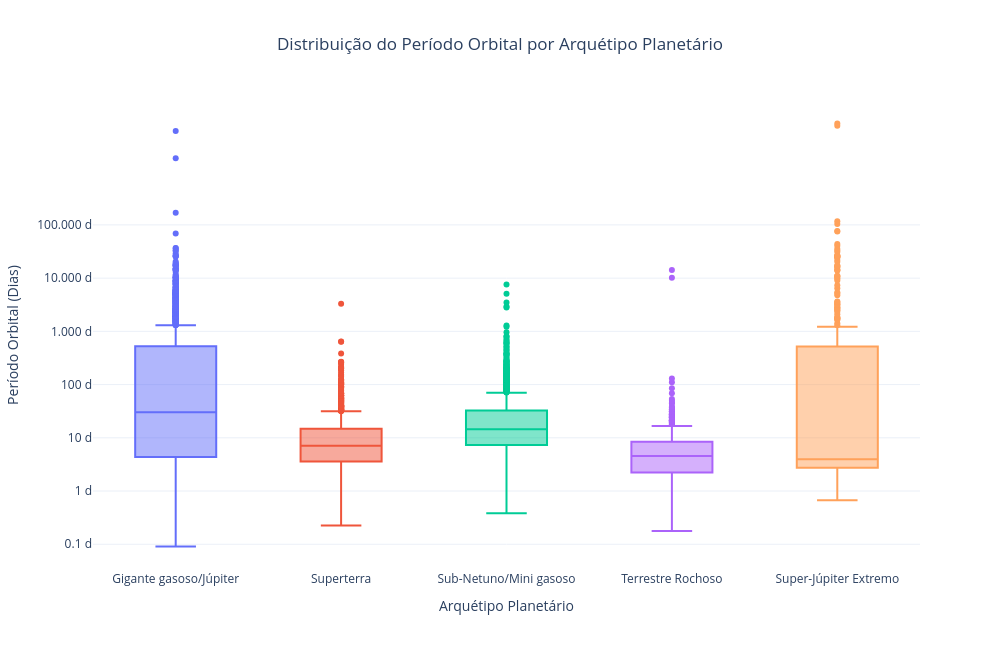

Write notebook code for a chart like this one.
### Markdown cell above
### Quanto Tempo Leva o Ano de Cada Planeta?

O período orbital é o tempo que o planeta leva para dar uma volta completa ao redor da sua estrela (o equivalente ao nosso ano).

Comparando os tipos de planetas:
- **Terrestres e Superterras:** Têm anos curtíssimos. A mediana fica em torno de 4 a 7 dias. Ou seja, em uma semana o planeta já completou um ano inteiro.
- **Sub-Netunos e Gigantes:** Ficam mais espalhados, levando de semanas até vários meses para completar uma volta.
- **Super-Júpiteres:** Mostram dois extremos. Temos desde planetas colados na estrela que orbitam em menos de 3 dias, até gigantes que levam milhares de dias (vários anos terrestres) para dar uma volta.

### Code cell
df_periodo = df.dropna(subset=['arquetipo_planetario', 'periodo_orbital'])
df_periodo = df_periodo[df_periodo['periodo_orbital'] > 0]

fig_periodo = px.box(
    df_periodo,
    x='arquetipo_planetario',
    y='periodo_orbital',
    color='arquetipo_planetario',
    hover_name='nome_planeta',
    log_y=True,
    title='Distribuição do Período Orbital por Arquétipo Planetário',
    labels={
        'arquetipo_planetario': 'Arquétipo Planetário',
        'periodo_orbital': 'Período Orbital (Dias)'
    },
    template='plotly_white'
)

fig_periodo.update_traces(marker=dict(size=6))

fig_periodo.update_yaxes(
    dtick=1,
    tickvals=[0.1, 1, 10, 100, 1000, 10000, 100000],
    ticktext=['0.1 d', '1 d', '10 d', '100 d', '1.000 d', '10.000 d', '100.000 d']
)

fig_periodo.update_layout(
    width=1000,
    height=650,
    title_x=0.5,
    showlegend=False
)

fig_periodo.show()

### Figure 1 — Plotly figure (JSON) as saved in the notebook; plotly's stock layout.template omitted (floating-point values rounded to 4 significant figures; data arrays with more than 128 entries replaced by an {"elided": "..."} marker saying what was removed)
{"data": [{"alignmentgroup": "True", "hovertemplate": "<b>%{hovertext}</b><br><br>Arquétipo Planetário=%{x}<br>Período Orbital (Dias)=%{y}<extra></extra>", "hovertext": {"elided": "1792 str values"}, "legendgroup": "Gigante gasoso/Júpiter", "marker": {"color": "#636efa", "size": 6}, "name": "Gigante gasoso/Júpiter", "notched": false, "offsetgroup": "Gigante gasoso/Júpiter", "orientation": "v", "showlegend": true, "type": "box", "x": {"elided": "1792 str values"}, "x0": " ", "xaxis": "x", "y": {"elided": "1792 float values"}, "y0": " ", "yaxis": "y"}, {"alignmentgroup": "True", "hovertemplate": "<b>%{hovertext}</b><br><br>Arquétipo Planetário=%{x}<br>Período Orbital (Dias)=%{y}<extra></extra>", "hovertext": {"elided": "1335 str values"}, "legendgroup": "Superterra", "marker": {"color": "#EF553B", "size": 6}, "name": "Superterra", "notched": false, "offsetgroup": "Superterra", "orientation": "v", "showlegend": true, "type": "box", "x": {"elided": "1335 str values"}, "x0": " ", "xaxis": "x", "y": {"elided": "1335 float values"}, "y0": " ", "yaxis": "y"}, {"alignmentgroup": "True", "hovertemplate": "<b>%{hovertext}</b><br><br>Arquétipo Planetário=%{x}<br>Período Orbital (Dias)=%{y}<extra></extra>", "hovertext": {"elided": "2066 str values"}, "legendgroup": "Sub-Netuno/Mini gasoso", "marker": {"color": "#00cc96", "size": 6}, "name": "Sub-Netuno/Mini gasoso", "notched": false, "offsetgroup": "Sub-Netuno/Mini gasoso", "orientation": "v", "showlegend": true, "type": "box", "x": {"elided": "2066 str values"}, "x0": " ", "xaxis": "x", "y": {"elided": "2066 float values"}, "y0": " ", "yaxis": "y"}, {"alignmentgroup": "True", "hovertemplate": "<b>%{hovertext}</b><br><br>Arquétipo Planetário=%{x}<br>Período Orbital (Dias)=%{y}<extra></extra>", "hovertext": {"elided": "580 str values"}, "legendgroup": "Terrestre Rochoso", "marker": {"color": "#ab63fa", "size": 6}, "name": "Terrestre Rochoso", "notched": false, "offsetgroup": "Terrestre Rochoso", "orientation": "v", "showlegend": true, "type": "box", "x": {"elided": "580 str values"}, "x0": " ", "xaxis": "x", "y": {"elided": "580 float values"}, "y0": " ", "yaxis": "y"}, {"alignmentgroup": "True", "hovertemplate": "<b>%{hovertext}</b><br><br>Arquétipo Planetário=%{x}<br>Período Orbital (Dias)=%{y}<extra></extra>", "hovertext": {"elided": "305 str values"}, "legendgroup": "Super-Júpiter Extremo", "marker": {"color": "#FFA15A", "size": 6}, "name": "Super-Júpiter Extremo", "notched": false, "offsetgroup": "Super-Júpiter Extremo", "orientation": "v", "showlegend": true, "type": "box", "x": {"elided": "305 str values"}, "x0": " ", "xaxis": "x", "y": {"elided": "305 float values"}, "y0": " ", "yaxis": "y"}], "layout": {"boxmode": "overlay", "height": 650, "legend": {"title": {"text": "Arquétipo Planetário"}, "tracegroupgap": 0}, "showlegend": false, "title": {"text": "Distribuição do Período Orbital por Arquétipo Planetário", "x": 0.5}, "width": 1000, "xaxis": {"anchor": "y", "categoryarray": ["Gigante gasoso/Júpiter", "Superterra", "Sub-Netuno/Mini gasoso", "Terrestre Rochoso", "Super-Júpiter Extremo"], "categoryorder": "array", "domain": [0, 1], "title": {"text": "Arquétipo Planetário"}}, "yaxis": {"anchor": "x", "domain": [0, 1], "dtick": 1, "ticktext": ["0.1 d", "1 d", "10 d", "100 d", "1.000 d", "10.000 d", "100.000 d"], "tickvals": [0.1, 1, 10, 100, 1000, 10000, 100000], "title": {"text": "Período Orbital (Dias)"}, "type": "log"}}}
